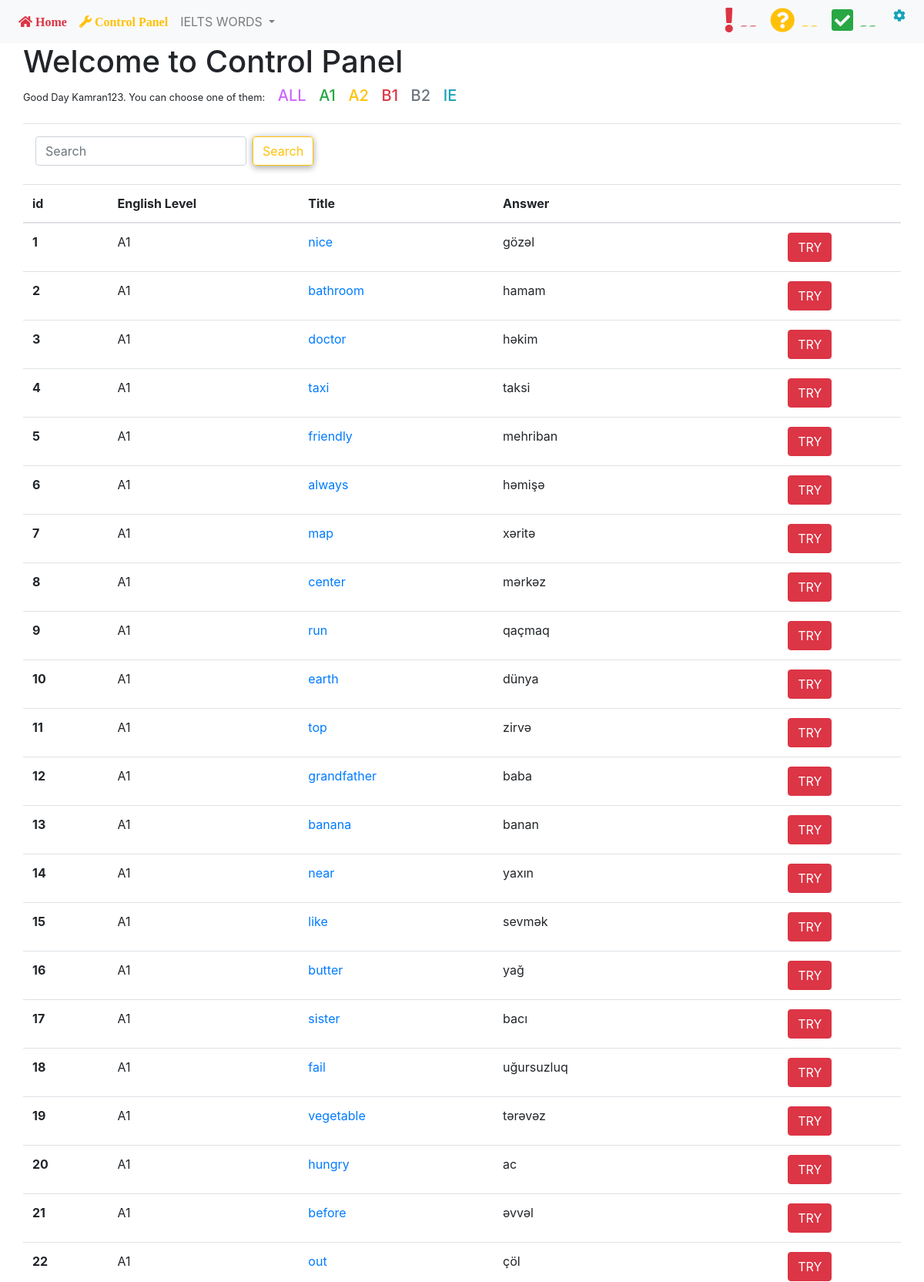
/filter/A1 (signed in, upper part), run on the app's committed database.
### views/models.py (models this page shows)
class Create(db.Model):
    id = db.Column(db.Integer, primary_key=True)
    kind = db.Column(db.String(10), nullable=False)
    title = db.Column(db.String(10), nullable=False)
    answer = db.Column(db.String(10), nullable=False)
    author = db.Column(db.String(10), nullable=False)

### views/dash_fil.py (the view)
@dash_fil_b.route('/filter/<string:kind>',methods=['POST','GET'])
@login_required
def filter(kind):
    if kind == 'A1':
        artus = Create.query.all()
        return render_template('dashboard.html',artus = artus)
    elif kind == 'A2':
        artus = A2.query.all()
        return  render_template('dashboard.html',artus = artus)
    elif kind == 'B1':
        artus = B1.query.all()
        return  render_template('dashboard.html',artus = artus)
    elif kind == 'B2':
        artus = B2.query.all()
        return  render_template('dashboard.html',artus = artus )
    else:
        artus = Ielts_words.query.all()
        return  render_template('dashboard.html',artus = artus)

### views/models.py (called while the page is built)
def login_required(f):
    @wraps(f)
    def decorated_function(*args, **kwargs):
        if 'logged_in' in session:
            return f(*args, **kwargs)
        else:
            flash('Please login to enter this page','danger')
            return redirect(url_for('login'))
    return decorated_function

### templates/dashboard.html (shortened to what this page needs)
{% extends 'index.html' %}
{% block body %}
<h1>Welcome to Control Panel</h1>
<small >Good Day {{session['username']}}. You can choose one of them:
<a href="/dashboard" style='padding:0px 13px 0px 13px'>
    <h5  style="display:inline-block;color:#cc66ff"   data-toggle="tooltip" data-placement="bottom"  data-html="true" title="ALL">
     ALL
    </h5>
</a>
<a href="/filter/A1" style='padding-right:13px'>
    <h5  style="display:inline-block" class='text-success' data-toggle="tooltip" data-placement="bottom"  data-html="true" title="Only A1">
     A1
    </h5>
</a>
<a href="/filter/A2" style='padding-right:13px'>
 <h5 style="display:inline-block" class="text-warning" data-toggle="tooltip" data-placement="bottom"  data-html="true" title="Only A2">A2</h5>
 </a>
 <a href="/filter/B1" style='padding-right:13px'>
 <h5 style="display:inline-block" class="text-danger" data-toggle="tooltip" data-placement="bottom"  data-html="true" title="Only B1">B1</h5>
 </a>
 <a href="/filter/B2" style='padding-right:13px'>
 <h5 style="display:inline-block" class="text-secondary" data-toggle="tooltip" data-placement="bottom"  data-html="true" title="Only B2">B2</h5>
 </a>
 <a href="/filter/IE" style='padding-right:10px' data-toggle="tooltip" data-placement="bottom"  data-html="true" title="Only IE">
 <h5 style="display:inline-block" class="text-info">IE</h5>
 </a>
   </small>
<hr>
<form class="form-inline md-form mr-auto mb-4 pl-3" action="/search" method="POST">
    <input class="form-control mr-sm-2" type="text" name='keyword' placeholder="Search" aria-label="Search">
    <button class="btn btn-outline-warning btn-rounded  my-0" type="submit">Search</button>
</form>
<table class="table table-hover">
    <thead>
        <tr>
            <th scope="col">id</th>
            <th scope="col" >
                English Level
            </th>
            <th scope="col">Title</th>
            <th scope="col">Answer</th>
            <th scope="col"></th>
        </tr>
    </thead>
    <tbody>
        {% if artus %} {% for artu in artus %}
        <tr>
            <th scope="row"> {{ loop.index0+1 }} </th>
            <td>{{artu.kind}}</td>
            <td><a href="/go_1/{{artu.title}}/{{artu.kind}}">{{artu.title}}</a></td>
            <td>{{artu.answer}}</td>
            <td><a href="/go_1/{{artu.title}}/{{artu.kind}}" class='btn btn-danger'>TRY</a></td>
        </tr>
        {% endfor %}
    </tbody>
</table>
{% else %}
<div class="alert alert-danger">Henuz makaleniz bulunmuyor</div>
{% endif %}
{% endblock body %}

### static/style_1.css (style rules this page uses)
button { padding: 10px; border-radius: 5px; background-color: rgb(255, 255, 255); border: 1px solid rgb(172, 172, 172); border-top-left-radius: 20px; border-bottom-right-radius: 20px; margin-bottom: 10px; box-shadow: 0 4px 8px 0 rgba(0, 0, 0, 0.2), 0 0px 10px 0 rgba(0, 0, 0, 0.19); }

### data on the page
Create: kind "A1", title "nice", answer "gözəl"
Create: kind "A1", title "bathroom", answer "hamam"
Create: kind "A1", title "doctor", answer "həkim"
Create: kind "A1", title "taxi", answer "taksi"
Create: kind "A1", title "friendly", answer "mehriban"
Create: kind "A1", title "always", answer "həmişə"
Create: kind "A1", title "map", answer "xəritə"
Create: kind "A1", title "center", answer "mərkəz"
Create: kind "A1", title "run", answer "qaçmaq"
Create: kind "A1", title "earth", answer "dünya"
Create: kind "A1", title "top", answer "zirvə"
Create: kind "A1", title "grandfather", answer "baba"
Create: kind "A1", title "banana", answer "banan"
Create: kind "A1", title "near", answer "yaxın"
Create: kind "A1", title "like", answer "sevmək"
Create: kind "A1", title "butter", answer "yağ"
Create: kind "A1", title "sister", answer "bacı"
Create: kind "A1", title "fail", answer "uğursuzluq"
Create: kind "A1", title "vegetable", answer "tərəvəz"
Create: kind "A1", title "hungry", answer "ac"
Create: kind "A1", title "before", answer "əvvəl"
Create: kind "A1", title "out", answer "çöl"

### other printed values
{{ session['username'] }} "Kamran123"
